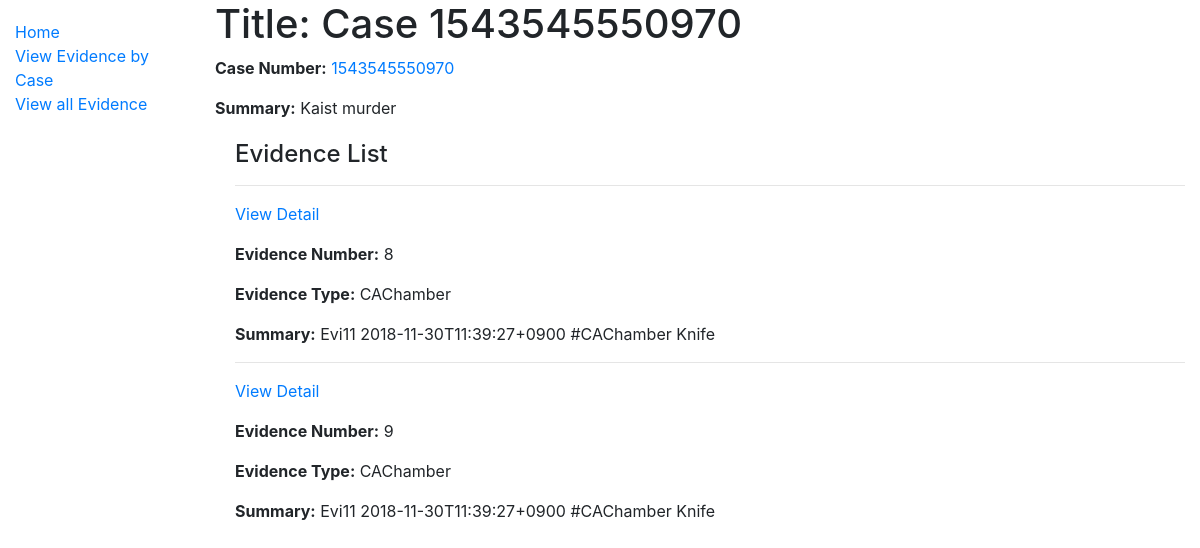
Page /catalog/case/1543545550970 on the committed database.
### catalog/models.py (models this page shows, shortened)
class Evi_case(models.Model):
    number = models.BigIntegerField(primary_key=True)
    summary = models.TextField(max_length=1000, null = True)
    class Meta:
        ordering = ['number']

class Evidence(models.Model):
    evi_case = models.ForeignKey('Evi_case', on_delete=models.CASCADE, blank=True)
    evi_number = models.AutoField(primary_key=True)
    evi_type = models.ForeignKey('Evi_type', on_delete=models.CASCADE, blank=True)
    summary = models.TextField(max_length=1000, blank=True, help_text = 'Enter brief description of evidence')
    evi_time = models.DateTimeField(null=True, blank=True)
    signiture = models.ImageField(blank=True, null=True,)
    picture = models.ImageField(blank=True, null=True,
            upload_to="pictures/")
    record = models.FileField(blank=True, null=True,
            upload_to="records/")

class Evi_type(models.Model):
    name = models.CharField(max_length=200, primary_key=True, unique=True, help_text = 'Enter a evidence type(e.g. fingerprint)')
    class Meta:
        ordering = ['name']
    def __str__(self):
        return self.name

### catalog/views.py (the view)
# urls.py: path('case/<int:pk>', views.CaseDetailView.as_view(), name='case-detail'),
class CaseDetailView(generic.DetailView):
    model = Evi_case

### catalog/templates/catalog/evi_case_detail.html (shortened to what this page needs)
{% extends "base_generic.html" %}
{% block content %}
  <h1>Title: Case {{ evi_case.number }}</h1>
  <p><strong>Case Number:</strong> <a href="">{{ evi_case.number }}</a></p>
  <p><strong>Summary:</strong> {{ evi_case.summary }}</p>
  <div style="margin-left:20px;margin-top:20px">
    <h4>Evidence List</h4>
    {% for copy in evi_case.evidence_set.all %}
      <hr>
      <p><a href="{% url 'evidence-detail' copy.pk %}">View Detail</a></p>
      <p><strong>Evidence Number:</strong> {{copy.evi_number}}</p>
      <p><strong>Evidence Type:</strong> {{copy.evi_type}}</p>
      <p><strong>Summary:</strong> {{copy.summary}}</p>
    {% endfor %}
  </div>
{% endblock %}

### rows in the picture
Evi_case: number "1543545550970", summary "Kaist murder"
Evidence: evi_number "8", evi_type "CAChamber", summary "Evi11 2018-11-30T11:39:27+0900 #CAChamber Knife"
Evidence: evi_number "9", evi_type "CAChamber", summary "Evi11 2018-11-30T11:39:27+0900 #CAChamber Knife"
